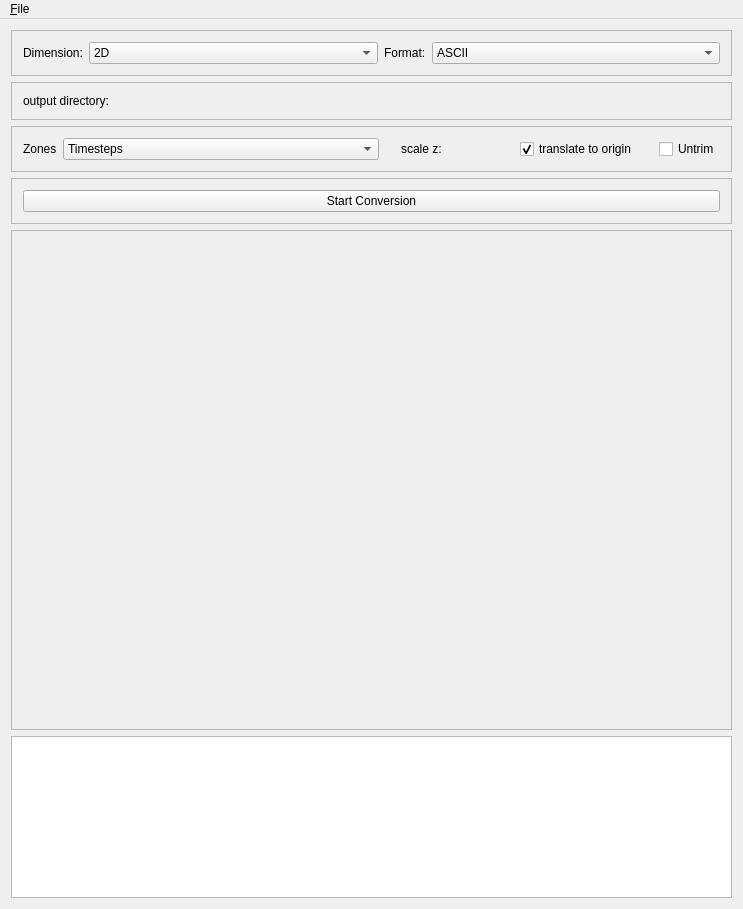
<?xml version="1.0" encoding="UTF-8"?>
<ui version="4.0">
 <comment>Python:from ChangeIndicatedLE import ChangeIndicatedLE</comment>
 <class>Tecplot2CoviseGuiBase</class>
 <widget class="QMainWindow" name="Tecplot2CoviseGuiBase">
  <property name="geometry">
   <rect>
    <x>0</x>
    <y>0</y>
    <width>743</width>
    <height>909</height>
   </rect>
  </property>
  <property name="sizePolicy">
   <sizepolicy hsizetype="MinimumExpanding" vsizetype="MinimumExpanding">
    <horstretch>0</horstretch>
    <verstretch>0</verstretch>
   </sizepolicy>
  </property>
  <property name="minimumSize">
   <size>
    <width>624</width>
    <height>909</height>
   </size>
  </property>
  <property name="maximumSize">
   <size>
    <width>32767</width>
    <height>32767</height>
   </size>
  </property>
  <property name="windowTitle">
   <string>tecplot2covise</string>
  </property>
  <property name="windowIcon">
   <iconset>
    <normaloff>:/viewpointMgr.png</normaloff>:/viewpointMgr.png</iconset>
  </property>
  <widget class="QWidget" name="widget">
   <layout class="QGridLayout">
    <item row="5" column="0">
     <widget class="QTextEdit" name="statusText">
      <property name="sizePolicy">
       <sizepolicy hsizetype="Preferred" vsizetype="Preferred">
        <horstretch>0</horstretch>
        <verstretch>0</verstretch>
       </sizepolicy>
      </property>
      <property name="text" stdset="0">
       <string/>
      </property>
     </widget>
    </item>
    <item row="3" column="0">
     <widget class="QFrame" name="startConversionFrame">
      <property name="frameShape">
       <enum>QFrame::StyledPanel</enum>
      </property>
      <property name="frameShadow">
       <enum>QFrame::Raised</enum>
      </property>
      <layout class="QGridLayout">
       <item row="0" column="0">
        <widget class="QPushButton" name="startConversionPushButton">
         <property name="text">
          <string>Start Conversion</string>
         </property>
        </widget>
       </item>
      </layout>
     </widget>
    </item>
    <item row="4" column="0">
     <widget class="QFrame" name="dummyFrame">
      <property name="minimumSize">
       <size>
        <width>0</width>
        <height>500</height>
       </size>
      </property>
      <property name="frameShape">
       <enum>QFrame::StyledPanel</enum>
      </property>
      <property name="frameShadow">
       <enum>QFrame::Raised</enum>
      </property>
     </widget>
    </item>
    <item row="1" column="0">
     <widget class="QFrame" name="outputDirFrame">
      <property name="frameShape">
       <enum>QFrame::StyledPanel</enum>
      </property>
      <property name="frameShadow">
       <enum>QFrame::Raised</enum>
      </property>
      <layout class="QGridLayout">
       <item row="0" column="0">
        <widget class="QLabel" name="outputDirTextLabel">
         <property name="text">
          <string>output directory:</string>
         </property>
         <property name="wordWrap">
          <bool>false</bool>
         </property>
        </widget>
       </item>
       <item row="0" column="1">
        <widget class="ChangeIndicatedLE" name="outputDirLineEdit" native="true">
         <property name="sizePolicy">
          <sizepolicy hsizetype="Expanding" vsizetype="Fixed">
           <horstretch>0</horstretch>
           <verstretch>0</verstretch>
          </sizepolicy>
         </property>
         <property name="minimumSize">
          <size>
           <width>30</width>
           <height>0</height>
          </size>
         </property>
        </widget>
       </item>
      </layout>
     </widget>
    </item>
    <item row="0" column="0">
     <widget class="QFrame" name="formatFrame">
      <property name="frameShape">
       <enum>QFrame::StyledPanel</enum>
      </property>
      <property name="frameShadow">
       <enum>QFrame::Raised</enum>
      </property>
      <layout class="QGridLayout">
       <item row="0" column="0">
        <widget class="QLabel" name="formatTextLabel_2">
         <property name="text">
          <string>Dimension:</string>
         </property>
         <property name="wordWrap">
          <bool>false</bool>
         </property>
        </widget>
       </item>
       <item row="0" column="1">
        <widget class="QComboBox" name="dimensionComboBox">
         <property name="sizePolicy">
          <sizepolicy hsizetype="MinimumExpanding" vsizetype="Fixed">
           <horstretch>0</horstretch>
           <verstretch>0</verstretch>
          </sizepolicy>
         </property>
         <item>
          <property name="text">
           <string>2D</string>
          </property>
         </item>
         <item>
          <property name="text">
           <string>3D</string>
          </property>
         </item>
        </widget>
       </item>
       <item row="0" column="3">
        <widget class="QComboBox" name="formatComboBox">
         <property name="sizePolicy">
          <sizepolicy hsizetype="MinimumExpanding" vsizetype="Fixed">
           <horstretch>0</horstretch>
           <verstretch>0</verstretch>
          </sizepolicy>
         </property>
         <item>
          <property name="text">
           <string>ASCII</string>
          </property>
         </item>
         <item>
          <property name="text">
           <string>Selafin</string>
          </property>
         </item>
         <item>
          <property name="text">
           <string>SelafinByteswapped</string>
          </property>
         </item>
         <item>
          <property name="text">
           <string>Tecplot9Binary</string>
          </property>
         </item>
         <item>
          <property name="text">
           <string>Tecplot9BinaryByteswapped</string>
          </property>
         </item>
         <item>
          <property name="text">
           <string>Tecplot10BinaryByteswapped</string>
          </property>
         </item>
        </widget>
       </item>
       <item row="0" column="2">
        <widget class="QLabel" name="formatTextLabel">
         <property name="text">
          <string>Format:</string>
         </property>
         <property name="wordWrap">
          <bool>false</bool>
         </property>
        </widget>
       </item>
      </layout>
     </widget>
    </item>
    <item row="2" column="0">
     <widget class="QFrame" name="settingsFrame">
      <property name="frameShape">
       <enum>QFrame::StyledPanel</enum>
      </property>
      <property name="frameShadow">
       <enum>QFrame::Raised</enum>
      </property>
      <layout class="QGridLayout">
       <item row="0" column="0">
        <widget class="QLabel" name="ZonesTextLabel">
         <property name="text">
          <string>Zones</string>
         </property>
         <property name="wordWrap">
          <bool>false</bool>
         </property>
        </widget>
       </item>
       <item row="0" column="6">
        <widget class="QCheckBox" name="translateCheckBox">
         <property name="text">
          <string>translate to origin</string>
         </property>
         <property name="checked">
          <bool>true</bool>
         </property>
        </widget>
       </item>
       <item row="0" column="7">
        <spacer name="spacer3">
         <property name="orientation">
          <enum>Qt::Horizontal</enum>
         </property>
         <property name="sizeType">
          <enum>QSizePolicy::Fixed</enum>
         </property>
         <property name="sizeHint" stdset="0">
          <size>
           <width>16</width>
           <height>20</height>
          </size>
         </property>
        </spacer>
       </item>
       <item row="0" column="2">
        <spacer name="spacer1">
         <property name="orientation">
          <enum>Qt::Horizontal</enum>
         </property>
         <property name="sizeType">
          <enum>QSizePolicy::Fixed</enum>
         </property>
         <property name="sizeHint" stdset="0">
          <size>
           <width>16</width>
           <height>20</height>
          </size>
         </property>
        </spacer>
       </item>
       <item row="0" column="1">
        <widget class="QComboBox" name="zonesComboBox">
         <property name="sizePolicy">
          <sizepolicy hsizetype="MinimumExpanding" vsizetype="Fixed">
           <horstretch>0</horstretch>
           <verstretch>0</verstretch>
          </sizepolicy>
         </property>
         <property name="minimumSize">
          <size>
           <width>60</width>
           <height>0</height>
          </size>
         </property>
         <item>
          <property name="text">
           <string>Timesteps</string>
          </property>
         </item>
         <item>
          <property name="text">
           <string>Blocks</string>
          </property>
         </item>
        </widget>
       </item>
       <item row="0" column="3">
        <widget class="QLabel" name="scaleZTextLabel_3">
         <property name="minimumSize">
          <size>
           <width>0</width>
           <height>0</height>
          </size>
         </property>
         <property name="text">
          <string>scale z:</string>
         </property>
         <property name="wordWrap">
          <bool>false</bool>
         </property>
        </widget>
       </item>
       <item row="0" column="5">
        <spacer name="spacer2">
         <property name="orientation">
          <enum>Qt::Horizontal</enum>
         </property>
         <property name="sizeType">
          <enum>QSizePolicy::Fixed</enum>
         </property>
         <property name="sizeHint" stdset="0">
          <size>
           <width>16</width>
           <height>20</height>
          </size>
         </property>
        </spacer>
       </item>
       <item row="0" column="8">
        <widget class="QCheckBox" name="untrimCheckBox">
         <property name="text">
          <string>Untrim</string>
         </property>
        </widget>
       </item>
       <item row="0" column="4">
        <widget class="ChangeIndicatedLE" name="scaleZLineEdit" native="true">
         <property name="sizePolicy">
          <sizepolicy hsizetype="Expanding" vsizetype="Fixed">
           <horstretch>0</horstretch>
           <verstretch>0</verstretch>
          </sizepolicy>
         </property>
         <property name="minimumSize">
          <size>
           <width>50</width>
           <height>0</height>
          </size>
         </property>
         <property name="maximumSize">
          <size>
           <width>40</width>
           <height>32767</height>
          </size>
         </property>
        </widget>
       </item>
      </layout>
     </widget>
    </item>
   </layout>
  </widget>
  <widget class="QMenuBar" name="MenuBar">
   <property name="geometry">
    <rect>
     <x>0</x>
     <y>0</y>
     <width>743</width>
     <height>25</height>
    </rect>
   </property>
   <widget class="QMenu" name="fileMenu">
    <property name="title">
     <string>&amp;File</string>
    </property>
    <addaction name="fileOpenAction"/>
    <addaction name="separator"/>
    <addaction name="separator"/>
   </widget>
   <addaction name="fileMenu"/>
  </widget>
  <action name="fileNewAction">
   <property name="icon">
    <iconset>
     <normaloff>image2</normaloff>image2</iconset>
   </property>
   <property name="text">
    <string>&amp;New</string>
   </property>
   <property name="iconText">
    <string>New</string>
   </property>
   <property name="shortcut">
    <string>Ctrl+N</string>
   </property>
  </action>
  <action name="fileOpenAction">
   <property name="icon">
    <iconset>
     <normaloff>image3</normaloff>image3</iconset>
   </property>
   <property name="text">
    <string>&amp;Open...</string>
   </property>
   <property name="iconText">
    <string>Open</string>
   </property>
   <property name="shortcut">
    <string>Ctrl+O</string>
   </property>
  </action>
  <action name="fileSaveAction">
   <property name="icon">
    <iconset>
     <normaloff>image4</normaloff>image4</iconset>
   </property>
   <property name="text">
    <string>&amp;Save</string>
   </property>
   <property name="iconText">
    <string>Save</string>
   </property>
   <property name="shortcut">
    <string>Ctrl+S</string>
   </property>
  </action>
  <action name="fileSaveAsAction">
   <property name="text">
    <string>Save &amp;As...</string>
   </property>
   <property name="iconText">
    <string>Save As</string>
   </property>
   <property name="shortcut">
    <string/>
   </property>
  </action>
  <action name="filePrintAction">
   <property name="icon">
    <iconset>
     <normaloff>image5</normaloff>image5</iconset>
   </property>
   <property name="text">
    <string>&amp;Print...</string>
   </property>
   <property name="iconText">
    <string>Print</string>
   </property>
   <property name="shortcut">
    <string>Ctrl+P</string>
   </property>
  </action>
  <action name="fileExitAction">
   <property name="text">
    <string>E&amp;xit</string>
   </property>
   <property name="iconText">
    <string>Exit</string>
   </property>
   <property name="shortcut">
    <string/>
   </property>
  </action>
 </widget>
 <layoutdefault spacing="6" margin="11"/>
 <customwidgets>
  <customwidget>
   <class>ChangeIndicatedLE</class>
   <extends>QWidget</extends>
   <header location="global">ChangeIndicatedLE</header>
  </customwidget>
 </customwidgets>
 <includes>
  <include location="local">changeindicatedle.h</include>
  <include location="local">changeindicatedle.h</include>
 </includes>
 <resources/>
 <connections>
  <connection>
   <sender>fileOpenAction</sender>
   <signal>triggered()</signal>
   <receiver>Tecplot2CoviseGuiBase</receiver>
   <slot>fileOpen()</slot>
   <hints>
    <hint type="sourcelabel">
     <x>-1</x>
     <y>-1</y>
    </hint>
    <hint type="destinationlabel">
     <x>20</x>
     <y>20</y>
    </hint>
   </hints>
  </connection>
  <connection>
   <sender>fileExitAction</sender>
   <signal>triggered()</signal>
   <receiver>Tecplot2CoviseGuiBase</receiver>
   <slot>fileExit()</slot>
   <hints>
    <hint type="sourcelabel">
     <x>-1</x>
     <y>-1</y>
    </hint>
    <hint type="destinationlabel">
     <x>20</x>
     <y>20</y>
    </hint>
   </hints>
  </connection>
 </connections>
</ui>
